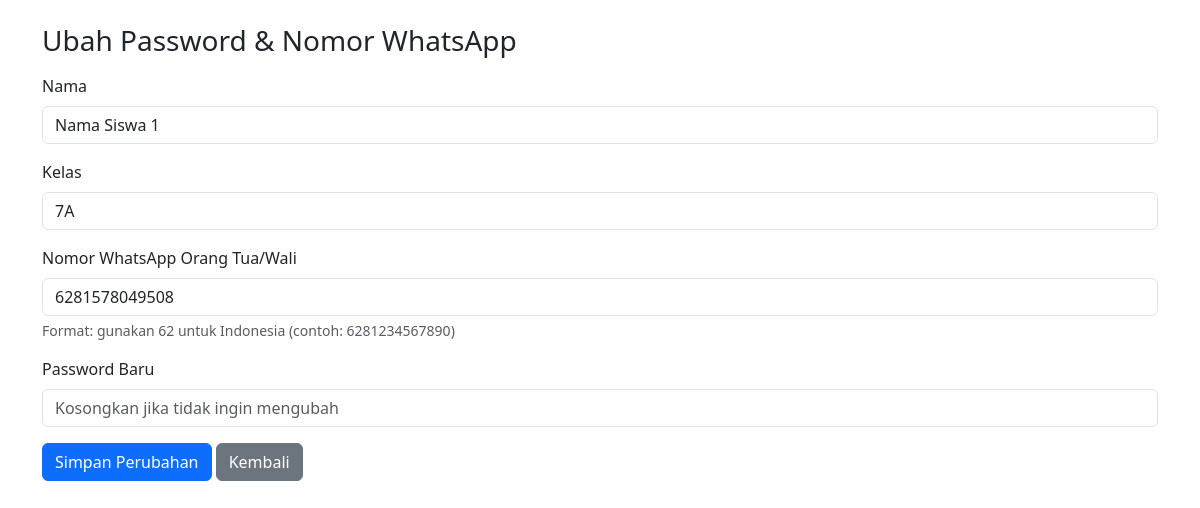
The app's page /profil_siswa.php (signed in) with its own data.
### tables this page shows
CREATE TABLE `siswa` (
  `id` int(11) NOT NULL,
  `nis` varchar(20) DEFAULT NULL,
  `nisn` varchar(20) DEFAULT NULL,
  `nama` varchar(100) DEFAULT NULL,
  `kelas` varchar(50) DEFAULT NULL,
  `status` varchar(10) NOT NULL DEFAULT 'aktif',
  `no_wa` varchar(20) DEFAULT NULL,
  `rfid_uid` varchar(50) DEFAULT NULL,
  `foto_siswa` varchar(255) DEFAULT NULL
);

### profil_siswa.php (the view, shortened to what this page needs)
<?php
include 'config.php';
$siswa_id = intval($_SESSION['siswa_id']);
$q = mysqli_query($conn, "SELECT nama, kelas, no_wa FROM siswa WHERE id = $siswa_id");
$siswa = mysqli_fetch_assoc($q);
?>
<!DOCTYPE html>
<html lang="id">
<head>
  <link rel="stylesheet" href="https://cdn.jsdelivr.net/npm/bootstrap@5.3.2/dist/css/bootstrap.min.css">
</head>
<body class="container mt-4">
  <h3>Ubah Password & Nomor WhatsApp</h3>
  <form method="post" class="mt-3">
    <div class="mb-3">
      <label class="form-label">Nama</label>
      <input type="text" class="form-control" value="<?= htmlspecialchars($siswa['nama']) ?>" readonly>
    </div>
    <div class="mb-3">
      <label class="form-label">Kelas</label>
      <input type="text" class="form-control" value="<?= htmlspecialchars($siswa['kelas']) ?>" readonly>
    </div>
    <div class="mb-3">
      <label class="form-label">Nomor WhatsApp Orang Tua/Wali</label>
      <input type="text" name="no_wa" class="form-control" value="<?= htmlspecialchars($siswa['no_wa']) ?>" required>
      <div class="form-text">Format: gunakan 62 untuk Indonesia (contoh: 6281234567890)</div>
    </div>
    <div class="mb-3">
      <label class="form-label">Password Baru</label>
      <input type="password" name="password" class="form-control" placeholder="Kosongkan jika tidak ingin mengubah">
    </div>
    <button type="submit" class="btn btn-primary">Simpan Perubahan</button>
    <a href="dashboard.php" class="btn btn-secondary">Kembali</a>
  </form>
</body>
</html>

### records on screen
siswa: nama "Nama Siswa 1", kelas "7A", no_wa "6281578049508"
